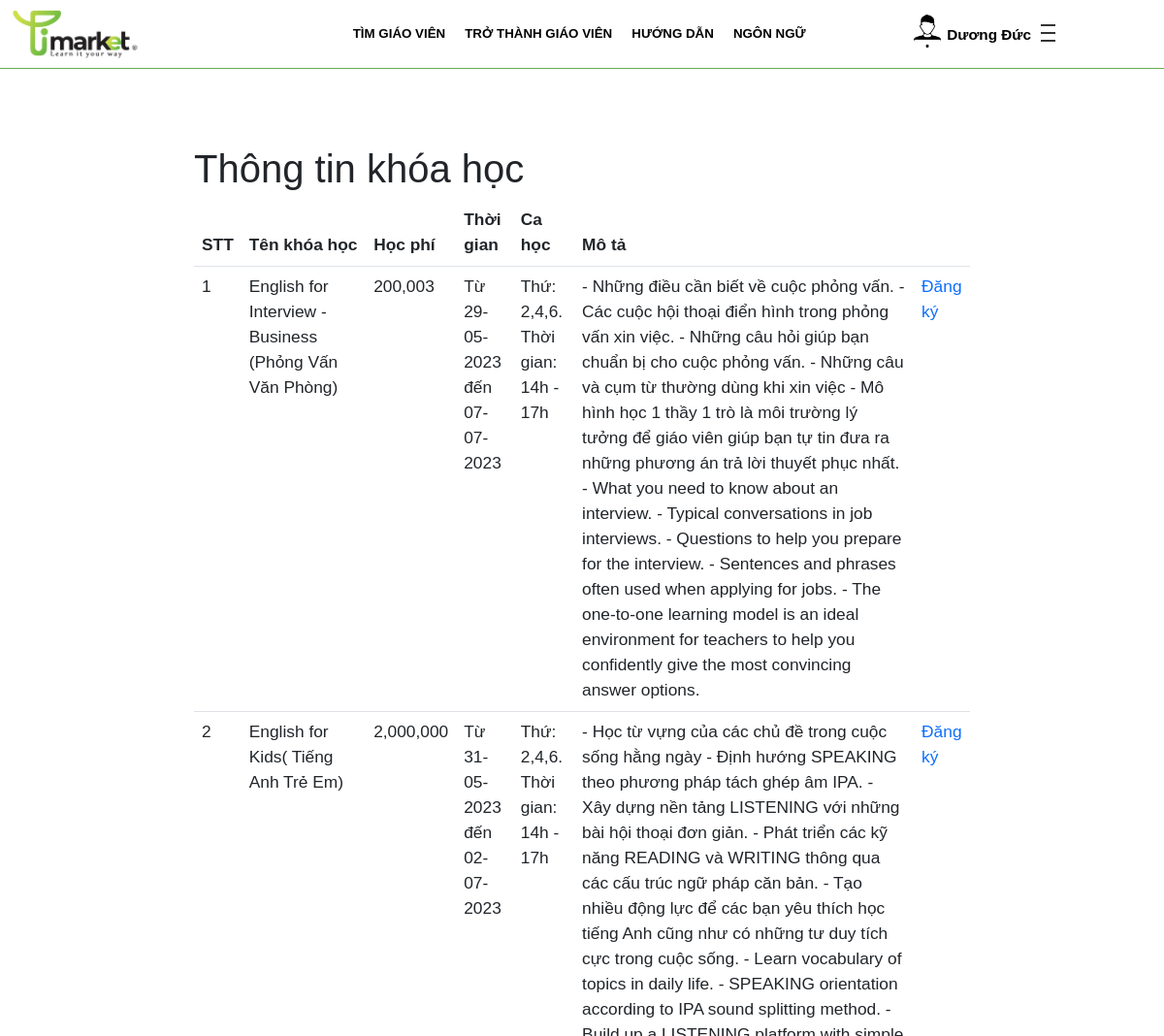
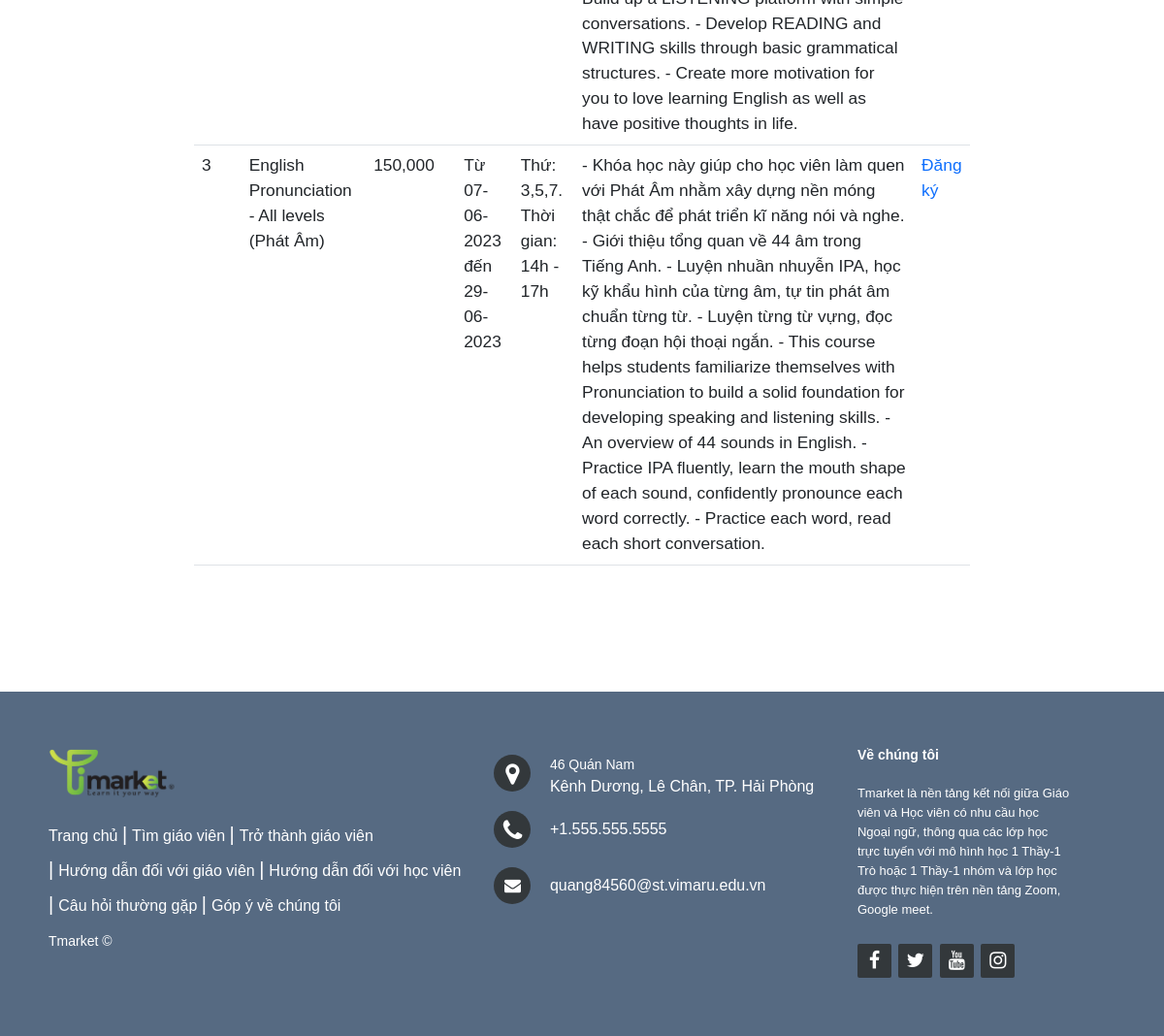
The page /saukhidangnhap/chitietkhoahochv.php?id=4&&idgv=10 (signed in) on the database its author committed (2 pictures, top to bottom).
### tables this page shows
CREATE TABLE `taikhoan` (
  `id` int(11) NOT NULL,
  `taikhoan` varchar(255) NOT NULL,
  `matkhau` varchar(255) NOT NULL,
  `hoten` varchar(255) NOT NULL,
  `phanquyen` int(11) NOT NULL,
  `image` varchar(100) NOT NULL,
  `thoigian` datetime NOT NULL DEFAULT current_timestamp(),
  `email` varchar(100) DEFAULT NULL,
  `sodienthoai` int(11) DEFAULT NULL,
  `gioitinh` int(11) DEFAULT NULL,
  `diachi` varchar(255) DEFAULT NULL,
  `quocgia` varchar(10) DEFAULT NULL,
  `timezone` varchar(10) DEFAULT NULL,
  `ngaysinh` date DEFAULT NULL,
  `vitien` int(11) NOT NULL
);

CREATE TABLE `khoahocgiaovien` (
  `id` int(11) NOT NULL,
  `giaovienid` int(11) NOT NULL,
  `theloaikhoahocid` int(11) NOT NULL,
  `hocphi` float NOT NULL,
  `thoigianbatdau` date NOT NULL,
  `thoigianketthuc` date NOT NULL,
  `cahoc` int(11) NOT NULL,
  `tinhtrang` varchar(255) NOT NULL,
  `tailieu1` varchar(100) NOT NULL,
  `tailieu2` varchar(100) NOT NULL
);

CREATE TABLE `theloaikhoahoc` (
  `id` int(11) NOT NULL,
  `tenkhoahoc` varchar(255) NOT NULL,
  `mota` text NOT NULL
);

CREATE TABLE `cahoc` (
  `id` int(11) NOT NULL,
  `thoigian` varchar(255) NOT NULL
);

### saukhidangnhap/chitietkhoahochv.php (the view, shortened to what this page needs)
<?php
	include('../user/connect.php');
	$iduser = $_GET['id'];
	$sql = "SELECT * FROM taikhoan WHERE id='$iduser'";
	$stmt = $conn->prepare($sql);
	$query = $stmt->execute();
	$result=array();
	while($row=$stmt->fetch(PDO::FETCH_ASSOC)){
		$result[] = $row;
	}
	foreach ($result as $items) {
		$hoten = $items['hoten'];
		$img = $items['image'];
	}
	$idgv = $_GET['idgv'];
	$sql_khgv = "SELECT khoahocgiaovien.*, theloaikhoahoc.tenkhoahoc,theloaikhoahoc.mota, cahoc.thoigian
		FROM khoahocgiaovien,theloaikhoahoc,cahoc
		WHERE giaovienid = '$idgv'
		and khoahocgiaovien.theloaikhoahocid = theloaikhoahoc.id
		and khoahocgiaovien.cahoc = cahoc.id
		and khoahocgiaovien.tinhtrang!='Đã hoàn thành'
		and khoahocgiaovien.hocphi>0";
	$stmt_khgv = $conn->prepare($sql_khgv);
	$query_khgv = $stmt_khgv->execute();
	$result_khgv = array();
	while($row_khgv = $stmt_khgv->fetch(PDO::FETCH_ASSOC)){
		$result_khgv[] = $row_khgv;
	}
?>
<!DOCTYPE html>
<html>
<head>
	<link rel="stylesheet" type="text/css" href="css/bootstrap.min.css">
 	<link rel="stylesheet" href="https://stackpath.bootstrapcdn.com/font-awesome/4.7.0/css/font-awesome.min.css">
    <link rel="stylesheet" type="text/css" href="style/chitietkhoahochv.css">
    <link rel="stylesheet" type="text/css" href="style/header.css">
    <link rel="stylesheet" type="text/css" href="style/footer.css">
</head>
<body>
	<header>
		<div class="menu container">
			<a class="logo" href="index.php?id=<?php echo $iduser?>">
				<img class="logo-market" src="img/logo-market.png">
			</a>
			<ul class="nav">
				<li class="nav-item"><a class="nav-link" href="timgiaovien.php?id=<?php echo $iduser?>">Tìm giáo viên</a></li>
				<li class="nav-item"><a class="nav-link" href="trothanhgiaovien.php?id=<?php echo $iduser?>">Trở thành giáo viên</a></li>
				<li class="nav-item"><a class="nav-link" href="#">Hướng dẫn</a>
				</li>
				<li class="nav-item"><a class="nav-link" href="#">Ngôn ngữ</a>
					<ul class="sub-menu">
						<li><a href="#">Tiếng Việt</li>
					</ul>
				</li>
				<li class="nav-item dropdown">
					<button  onclick="menuFunction(this)" class="dropbtn">
						<img src="<?php echo $img?>">
						<label><?php echo $hoten?></label>
						<div class="menuicon">
						  <div class="bar1"></div>
						  <div class="bar2"></div>
						  <div class="bar3"></div>
						</div>
					</button>
				</li>
			</ul>
		</div>
	</header>
	<div id="content">
		<h1>Thông tin khóa học</h1>
		<div class="ttkh">
				<table class="table table-inverse">
					<thead>
						<tr>
							<th>STT</th>
							<th>Tên khóa học</th>
							<th>Học phí</th>
							<th>Thời gian</th>
							<th>Ca học</th>
							<th style="width: 350px;">Mô tả</th>
							<th></th>
						</tr>
					</thead>
					<tbody>
						<?php $i=1; foreach ($result_khgv as $items): ?>
							<tr>
								<td><?php echo $i?></td>
								<td><?php echo $items['tenkhoahoc']?></td>
								<td><?php
								$hocphi = $items['hocphi'];
								echo number_format($hocphi);
								?></td>
								<td>Từ
								<?php
								$tgbatdau = $items['thoigianbatdau'];
								echo date("d-m-Y",strtotime($tgbatdau));
								?>
								đến
								<?php
								$tgketthuc = $items['thoigianketthuc'];
								echo date("d-m-Y",strtotime($tgketthuc));
								?>
								</td>
								<td><?php echo $items['thoigian']?></td>
								<td><?php echo $items['mota']?></td>
								<td><a href="xacnhandangkyhoc.php?id=<?php echo $iduser?>&&idkh=<?php echo$items['id']?>&&idgv=<?php echo $idgv?>">Đăng ký</a></td>
							</tr>
						<?php $i++; endforeach ?>
					</tbody>
				</table>
		</div>
	</div>
	<footer class="footer-distributed">
			<div class="footer-left">
				<h3><img src="img/logo-market.png"></h3>
				<p class="footer-links">
					<a href="index.php?id=<?php echo $iduser?>" class="link-1">Trang chủ</a>
                    <a href="timgiaovien.php?id=<?php echo $iduser?>">Tìm giáo viên</a>
                    <a href="trothanhgiaovien.php?id=<?php echo $iduser?>">Trở thành giáo viên</a>
                    <a href="huongdanwithgv.php?id=<?php echo $iduser?>">Hướng dẫn đối với giáo viên</a>
                    <a href="huongdanwithhv.php?id=<?php echo $iduser?>">Hướng dẫn đối với học viên</a>
                    <a href="cauhoithuonggap.php?id=<?php echo $iduser?>">Câu hỏi thường gặp</a>
                    <a href="#">Góp ý về chúng tôi</a>
				</p>
				<p class="footer-company-name">Tmarket ©</p>
			</div>
			<div class="footer-center">
				<div>
					<i class="fa fa-map-marker"></i>
					<p><span>46 Quán Nam</span>Kênh Dương, Lê Chân, TP. Hải Phòng</p>
				</div>
				<div>
					<i class="fa fa-phone"></i>
					<p>+1.555.555.5555</p>
				</div>
				<div>
					<i class="fa fa-envelope"></i>
					<p><a href="mailto:support@company.com">quang84560@st.vimaru.edu.vn</a></p>
				</div>
			</div>
			<div class="footer-right">
				<p class="footer-company-about">
					<span>Về chúng tôi</span>
					Tmarket là nền tảng kết nối giữa Giáo viên và Học viên có nhu cầu học Ngoại ngữ, thông qua các lớp học trực tuyến với mô hình học 1 Thầy-1 Trò hoặc 1 Thầy-1 nhóm và lớp học được thực hiện trên nền tảng Zoom, Google meet.
				</p>
				<div class="footer-icons">
					<a href="#"><i class="fa fa-facebook"></i></a>
					<a href="#"><i class="fa fa-twitter"></i></a>
					<a href="#"><i class="fa fa-youtube"></i></a>
					<a href="#"><i class="fa fa-instagram"></i></a>
				</div>
			</div>
	</footer>
</body>
</html>

### saukhidangnhap/style/chitietkhoahochv.css (style rules this page uses)
* { padding: 0; margin: 0; }
a { text-decoration: none; }
body { font-family:sans-serif; font-size: 10pt; }
html { box-sizing: border-box; }
header { top: 0; left: 0; width: 100%; border-bottom: 1px solid #65af54; padding: 10px 0px; background: white; }
img { height: 50px; }
#content { font-size: 13pt; margin: 130px 200px; }
#content h1 { margin-top: 150px; }

### saukhidangnhap/style/header.css (style rules this page uses)
header { position: fixed; top: 0; left: 0; width: 100%; border-bottom: 1px solid #65af54; padding: 10px 0px; background: white; z-index: 3; }
li { list-style: none; }
body { font-family:sans-serif; font-size: 10pt; }
#content { margin-top: 70px; }
.container { margin: 0px auto; max-width: 1300px; }
.menu { display: flex; justify-content: space-between; align-items: center; }
.menu .nav { display: flex; }
.menu .nav .nav-link { text-transform: uppercase; padding: 10px 10px; display: block; color: black; font-weight: bold; }
.sub-menu { display: none; background: white; border-radius: 10px; }
.sub-menu a { color: black; font-weight: bold; }
.sub-menu li { margin-top: -5px; margin-left: -28px; border-bottom: 1px solid #65af54; padding: 10px; height: 50px; text-align: center; min-width: 250px; display: block; line-height: 30px; }
.nav-item.dropdown { margin-left: 100px; margin-right: 100px; }
.nav-item.dropdown img { height: 35px; border-radius: 20px; margin-right: 5px; }
.nav-item.dropdown .dropbtn { border: none; background-color: #ffffff; display: flex; }
.dropbtn label { margin-top: 10px; font-weight: bold; font-size: 11.5pt; color: black; cursor: pointer; }
.menuicon { margin-left: 10px; margin-top: 4px; }
.bar1, .bar2, .bar3 { width: 15px; height: 2px; background-color: #333; margin: 6px 0; transition: 0.4s; }
.dropdown-content a { color: black; padding: 12px 16px; text-decoration: none; display: block; }

### saukhidangnhap/style/footer.css (style rules this page uses)
.footer-distributed { background: #566a82; box-shadow: 0 1px 1px 0 rgba(0, 0, 0, 0.12); box-sizing: border-box; width: 100%; text-align: left; font: bold 16px sans-serif; padding: 55px 50px; }
.footer-distributed .footer-left, .footer-distributed .footer-center, .footer-distributed .footer-right { display: inline-block; vertical-align: top; }
.footer-distributed .footer-left { width: 40%; }
.footer-distributed h3 { color: #ffffff; font: normal 36px 'Open Sans', cursive; margin: 0; }
.footer-distributed .footer-links { color: #ffffff; margin: 20px 0 12px; padding: 0; }
.footer-distributed .footer-links a { display:inline-block; line-height: 1.8; font-weight:400; text-decoration: none; color: #ffffff; }
.footer-distributed .footer-company-name { color: #ffffff; font-size: 14px; font-weight: normal; margin: 0; }
.footer-distributed .footer-center { width: 35%; }
.footer-distributed .footer-center i { background-color: #33383b; color: #ffffff; font-size: 25px; width: 38px; height: 38px; border-radius: 50%; text-align: center; line-height: 42px; margin: 10px 15px; vertical-align: middle; }
.footer-distributed .footer-center i.fa-envelope { font-size: 17px; line-height: 38px; }
.footer-distributed .footer-center p { display: inline-block; color: #ffffff; font-weight:400; vertical-align: middle; margin:0; }
.footer-distributed .footer-center p span { display:block; font-weight: normal; font-size:14px; line-height:2; }
.footer-distributed .footer-center p a { color: #ffffff; text-decoration: none;; }
.footer-distributed .footer-links a:before { content: "|"; font-weight:300; font-size: 20px; left: 0; color: #ffffff; display: inline-block; padding-right: 5px; }
.footer-distributed .footer-links .link-1:before { content: none; }
.footer-distributed .footer-right { width: 20%; }
.footer-distributed .footer-company-about { line-height: 20px; color: #ffffff; font-size: 13px; font-weight: normal; margin: 0; }
.footer-distributed .footer-company-about span { display: block; color: #ffffff; font-size: 14px; font-weight: bold; margin-bottom: 20px; }
.footer-distributed .footer-icons { margin-top: 25px; }
.footer-distributed .footer-icons a { display: inline-block; width: 35px; height: 35px; cursor: pointer; background-color: #33383b; border-radius: 2px; font-size: 20px; color: #ffffff; text-align: center; line-height: 35px; margin-right: 3px; margin-bottom: 5px; }

### rows shown on the page
taikhoan: image (picture), hoten "Dương Đức"
khoahocgiaovien: theloaikhoahocid.tenkhoahoc "English for Interview - Business (Phỏng Vấn Văn Phòng)", hocphi "200,003", thoigianbatdau "29-05-2023", thoigianketthuc "07-07-2023", cahoc.thoigian "Thứ: 2,4,6. Thời gian: 14h - 17h", theloaikhoahocid.mota "- Những điều cần biết về cuộc phỏng vấn. - Các cuộc hội thoại điển hình trong phỏng vấn xin việc. - Những câu hỏi giúp bạn chuẩn bị cho cuộc phỏng vấn. - Những câu và cụm từ thường dùng khi xin việc - Mô hình học 1 thầy 1 trò là môi trường lý tưởng để giáo viên giúp bạn tự tin đưa ra những phương án trả lời thuyết phục nhất. - What you need to know about an interview. - Typical conversations in job interviews. - Questions to help you prepare for the interview. - Sentences and phrases often used when applying for jobs. - The one-to-one learning model is an ideal environment for teachers to help you confidently give the most convincing answer options."
khoahocgiaovien: theloaikhoahocid.tenkhoahoc "English for Kids( Tiếng Anh Trẻ Em)", hocphi "2,000,000", thoigianbatdau "31-05-2023", thoigianketthuc "02-07-2023", cahoc.thoigian "Thứ: 2,4,6. Thời gian: 14h - 17h", theloaikhoahocid.mota "- Học từ vựng của các chủ đề trong cuộc sống hằng ngày - Định hướng SPEAKING theo phương pháp tách ghép âm IPA. - Xây dựng nền tảng LISTENING với những bài hội thoại đơn giản. - Phát triển các kỹ năng READING và WRITING thông qua các cấu trúc ngữ pháp căn bản. - Tạo nhiều động lực để các bạn yêu thích học tiếng Anh cũng như có những tư duy tích cực trong cuộc sống. - Learn vocabulary of topics in daily life. - SPEAKING orientation according to IPA sound splitting method. - Build up a LISTENING platform with simple conversations. - Develop READING and WRITING skills through basic grammatical structures. - Create more motivation for you to love learning English as well as have positive…"
khoahocgiaovien: theloaikhoahocid.tenkhoahoc "English Pronunciation - All levels (Phát Âm)", hocphi "150,000", thoigianbatdau "07-06-2023", thoigianketthuc "29-06-2023", cahoc.thoigian "Thứ: 3,5,7. Thời gian: 14h - 17h", theloaikhoahocid.mota "- Khóa học này giúp cho học viên làm quen với Phát Âm nhằm xây dựng nền móng thật chắc để phát triển kĩ năng nói và nghe. - Giới thiệu tổng quan về 44 âm trong Tiếng Anh. - Luyện nhuần nhuyễn IPA, học kỹ khẩu hình của từng âm, tự tin phát âm chuẩn từng từ. - Luyện từng từ vựng, đọc từng đoạn hội thoại ngắn. - This course helps students familiarize themselves with Pronunciation to build a solid foundation for developing speaking and listening skills. - An overview of 44 sounds in English. - Practice IPA fluently, learn the mouth shape of each sound, confidently pronounce each word correctly. - Practice each word, read each short conversation."
